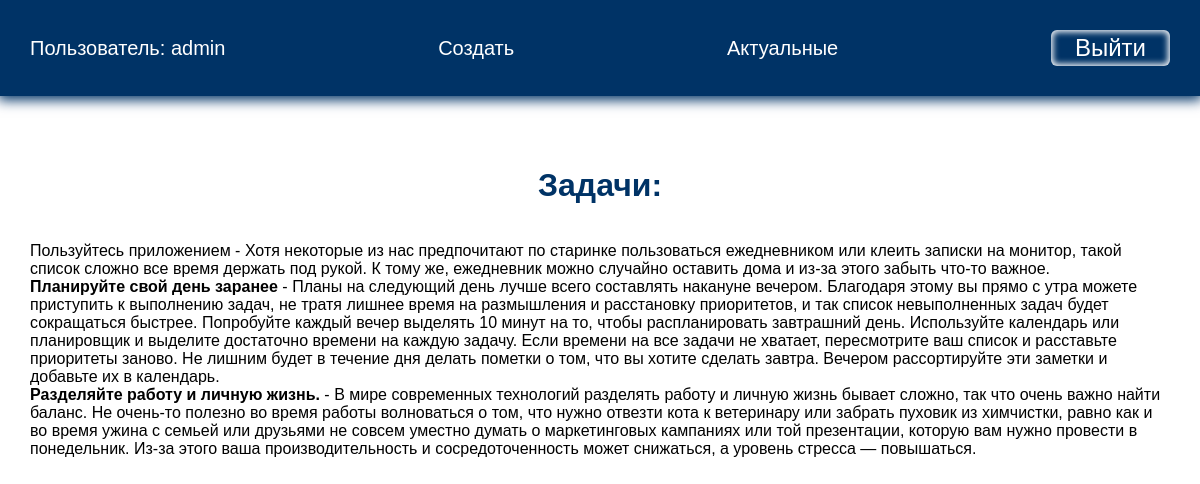
/current/ (signed in), run on an earlier commit of the app's database.
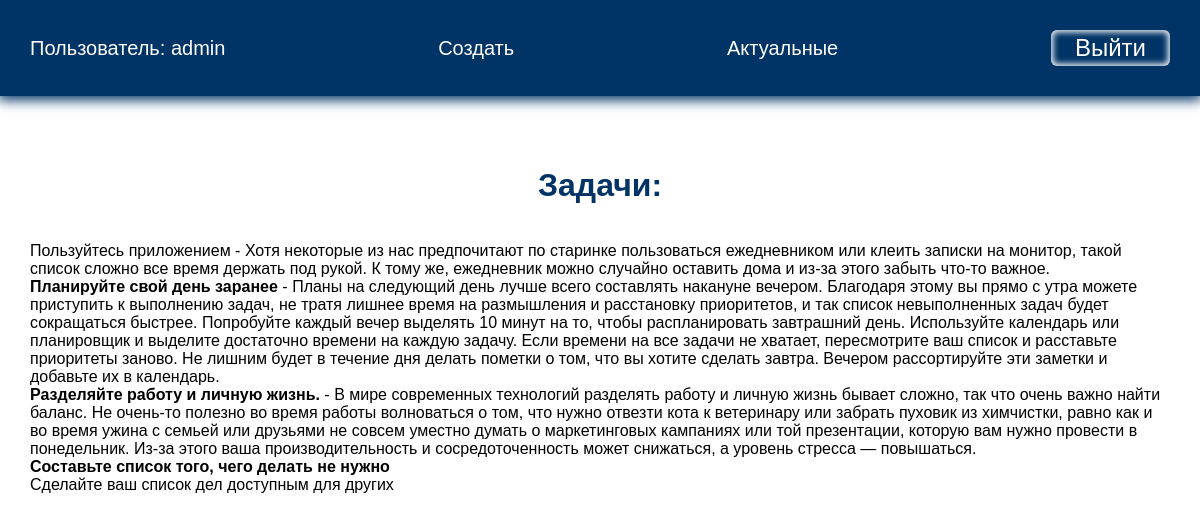
And on a later commit of the database.
### todo/models.py (models this page shows, shortened)
class Todo(models.Model):
    title = models.CharField(max_length=100)
    memo = models.TextField(blank=True)  # описание задачи, может быть, может не быть(мы разрешаем что поле может быть пустым).
    created = models.DateTimeField(auto_now_add=True)  # поле дата создания, для того что бы могли потом отсортировать наши задачи либо по возрастанию,либо по убыванию. Атирбут мы не сможем менять в ручную. Не изменяемые поля в админке отображаться не будут, но они будут храниться в БД. В тот момент когда мы будем создавть какую то задачу, у нас зафиксируется дата и время ее создания.
    data_completed = models.DateTimeField(null=True, blank=True)  # сделаем задачу как выполненной (дата и время текущей задачи) Данную задачу мы не можем выполнить сразу, пока поле не заполнено будет просто null=True.
    important = models.BooleanField(default=False)  # Важная задача либо нет. Сдесь нам нужно в виде checkbox, True его как то выделим, False выделять не будем. default=False - задача изначально не важная.
    user = models.ForeignKey(User, on_delete=models.CASCADE)  # Задачу нужно связать с пользователем(таблицей пользователей). Что каждый пользователь видит свой набор задач, а не чужих. Связываем таблицу Тodo с таблицей User. У одного пользователя может быть много каких то задач. Что будет происходить с задачами когда удалим пользователя on_delete=models.CASCADE.

### todo/views.py (the view)
# urls.py: path('current/', views.currenttodos, name='currenttodos'), # Наши задачи
def currenttodos(request): # Будем выводить задачи (словарь из todos)
    todos = Todo.objects.filter(user=request.user, data_completed__isnull=True) # filter() - метод, который дает возможность сделать какую то выборку. user=request.user - для текущего пользователя(что бы видел только свои записи). data_completed__isnull=True - это мы после выполнения задачи даем возможность её удалить. Допускается data_completed со значением isnull.
    return render(request, 'todo/currenttodos.html', {'todos': todos})

### todo/templates/todo/currenttodos.html
{% extends 'todo/base.html' %}
{% block content %}
<h1>Задачи: </h1>
<ul>
    {% for todo in todos %}
    <li>
        {% if todo.important %}
        <b>{{ todo.title }}</b>
        {% else %}
        {{ todo.title }}
        {% endif %}
        {% if todo.memo %}
        - {{ todo.memo }}
        {% endif %}
    </li>
    {% endfor %}
</ul>
{% endblock %}

### todo/templates/todo/base.html (shortened to what this page needs)
{% load static %}
<!DOCTYPE html>
<html lang="en">
<head>
    <link rel="stylesheet" href="{% static 'css/style.css' %}">
</head>
<body>
{% if user.is_authenticated %}
<div class="menu">
    <div class="wrap">
        <ul>
            <li class="logo"><a href="">Пользователь: {{ user.username }}</a></li>
            <li><a href="{% url 'createtodo' %}">Создать</a></li>
            <li><a href="{% url 'currenttodos' %}">Актуальные</a></li>
            <li>
                <form action="{% url 'logoutuser' %}" method="post">
                    <button class="top">Выйти</button>
                </form>
            </li>
        </ul>
    </div>
</div>
{% endif %}
<div class="content">
<div class="wrap">
    {% block content %}
    {% endblock %}
</div>
</div>
</body>
</html>

### todo/static/css/style.css (style rules this page uses)
body { margin: 0; padding: 0; font-family: Arial, Helvetica, sans-serif; }
.wrap { max-width: 1200px; margin: 0 auto; padding: 10px 30px; box-sizing: border-box; }
.menu { background: #003366; box-shadow: 0 2px 12px 2px #003366; }
ul { list-style: none; padding: 0; }
.menu ul { display: flex; justify-content: space-between; align-items: center; font-size: 20px; }
a { text-decoration: none; }
.menu a { color: #FFF; }
.content .wrap { display: flex; flex-direction: column; align-items: center; justify-content: center; margin-top: 40px; }
h1, h2 { color: #003366; }
button { border-radius: 6px; box-shadow: inset 0 0 6px 2px #FFF; padding: 10px 40px; margin-top: 40px; font-size: 24px; cursor: pointer; }
.top { padding: 4px 24px; margin-top: 0; background: transparent; border: none; color: #FFF; }

What changed in the data, as far as the page shows it:
added Todo: title "Составьте список того, чего делать не нужно"
added Todo: title "Сделайте ваш список дел доступным для других"
